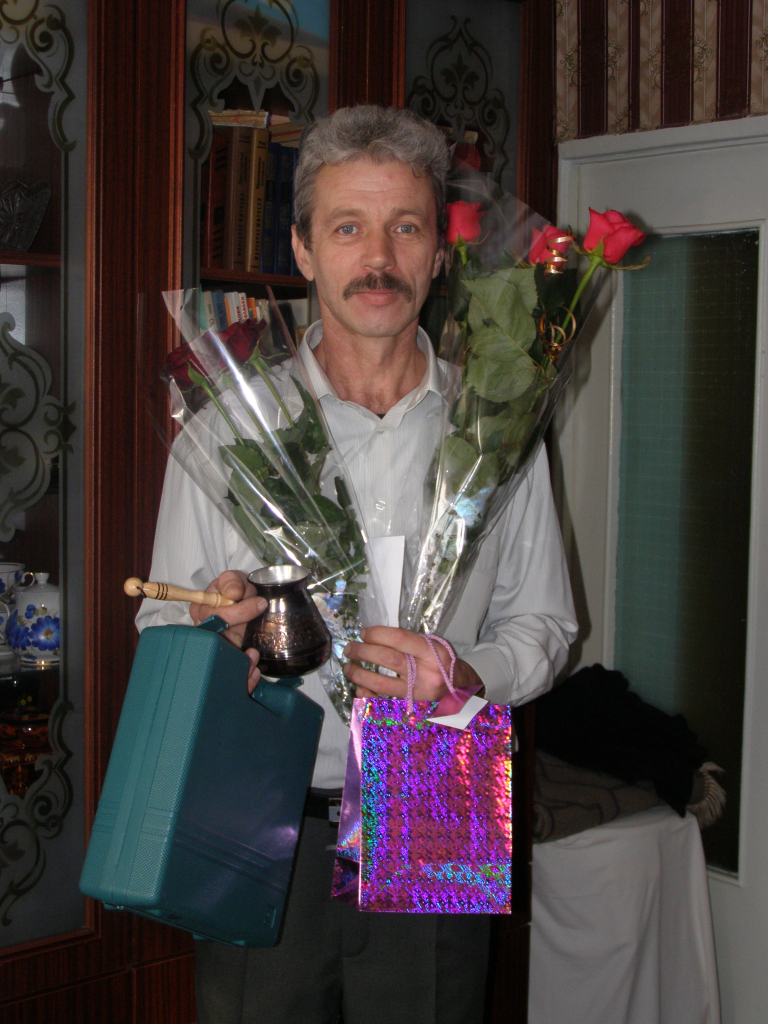
#> input picture Coursera/Создание Web-сервисов на Python/Week3/123123.jpg, 2304 x 3072 px (shown at 1/3 size)
$ python foto.py
#> lines starting #> are read from the running program, lines starting #| are printed output that depends on the picture
import numpy as np
import imageio
# import cv2
import scipy.ndimage
import numpy

img="123123.jpg"


def grayscale(rgb):
    return np.dot(rgb[...,:4], [0.299, 0.578, 0.114])


def dodge(front, back):
    result = front*255/(254-back)
    result[result>255]=255
    result[back==255]=255
    return result.astype('uint8')


s = imageio.imread(img)
#> s is the input picture: shape (3072, 2304, 3); mean R, G, B 69.7, 61.2, 60.7
g = grayscale(s)
#> in grayscale, `return np.dot(rgb[...,:4], [0.299, 0.578, 0.114])`:
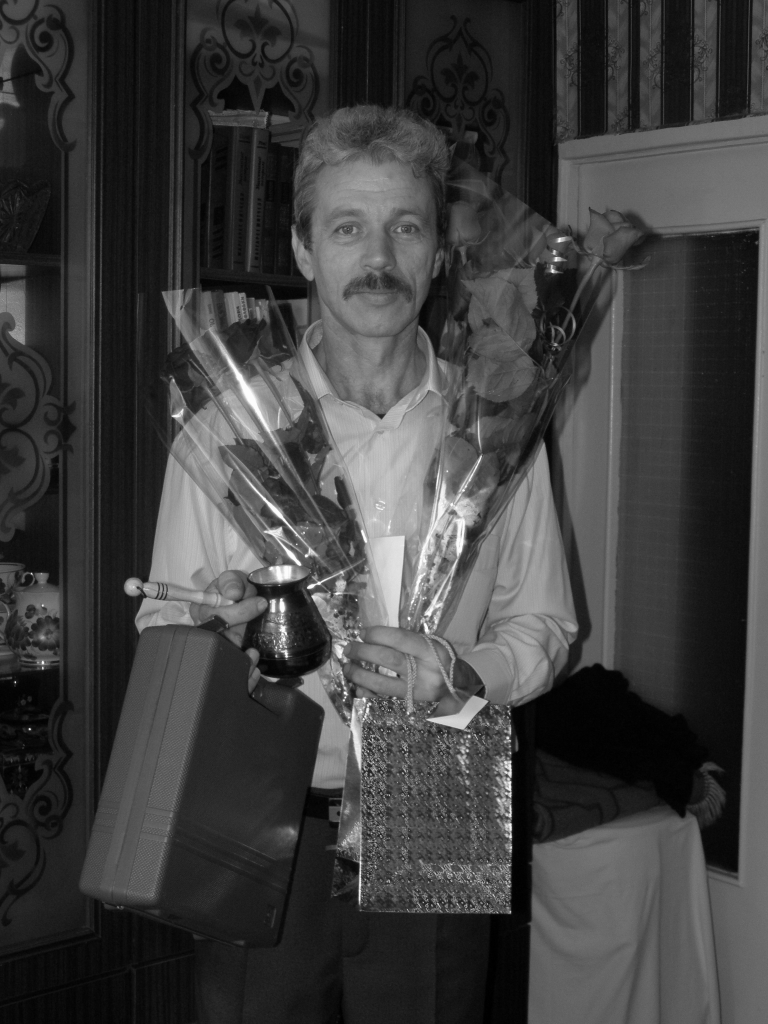
#> returned value: shape (3072, 2304) float64 (shown at 1/3 size); min 0, max 252.7, mean 63.1
i = 245-g
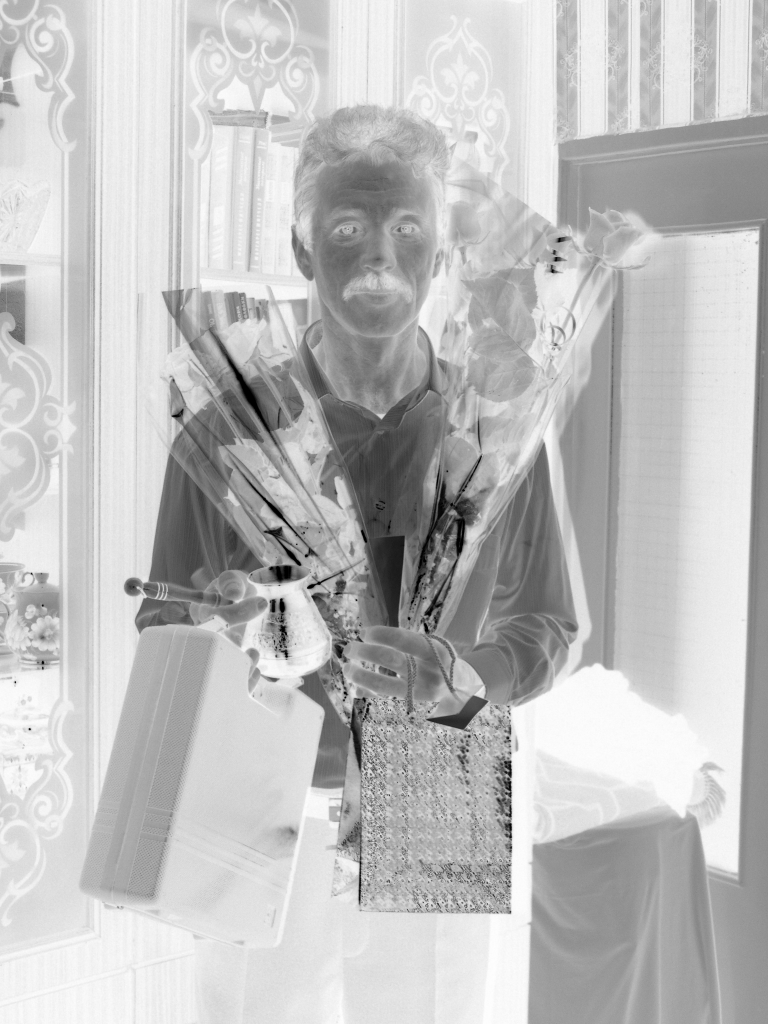
#> i: shape (3072, 2304) float64 (shown at 1/3 size); min -7.7, max 245, mean 181.9; drawn with min black and max white

b = scipy.ndimage.filters.gaussian_filter(i, sigma=10)
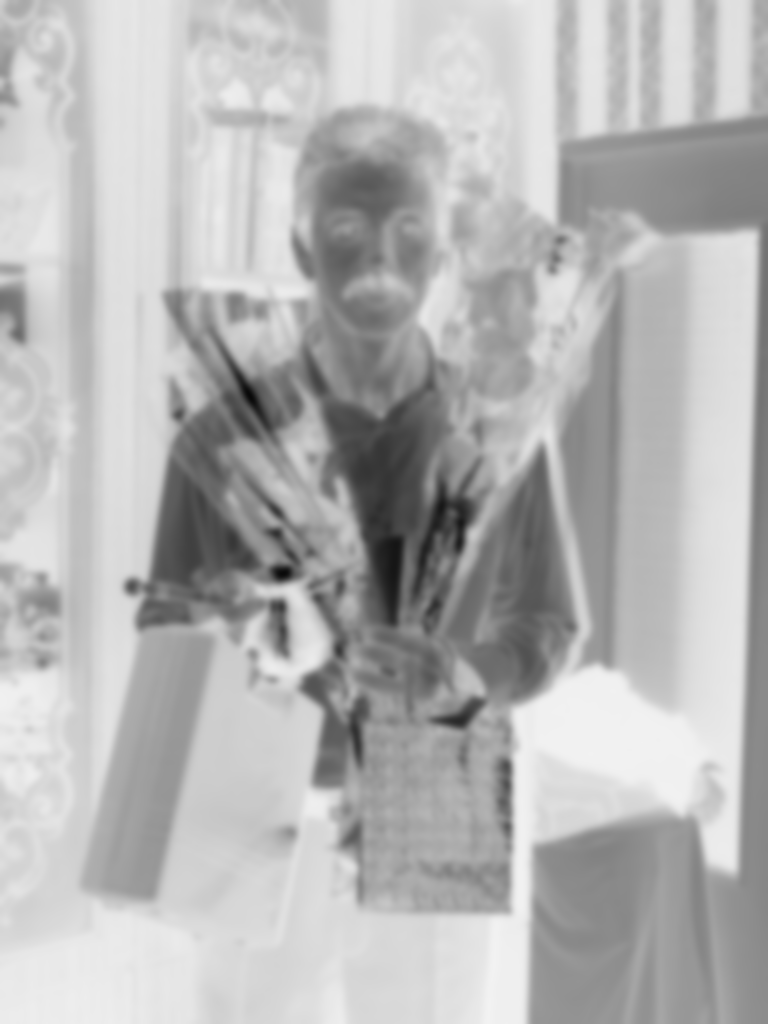
#> b: shape (3072, 2304) float64 (shown at 1/3 size); min 8.39, max 242.3, mean 181.9
r = dodge(b, g)
#> in dodge, `result[result>255]=255`:
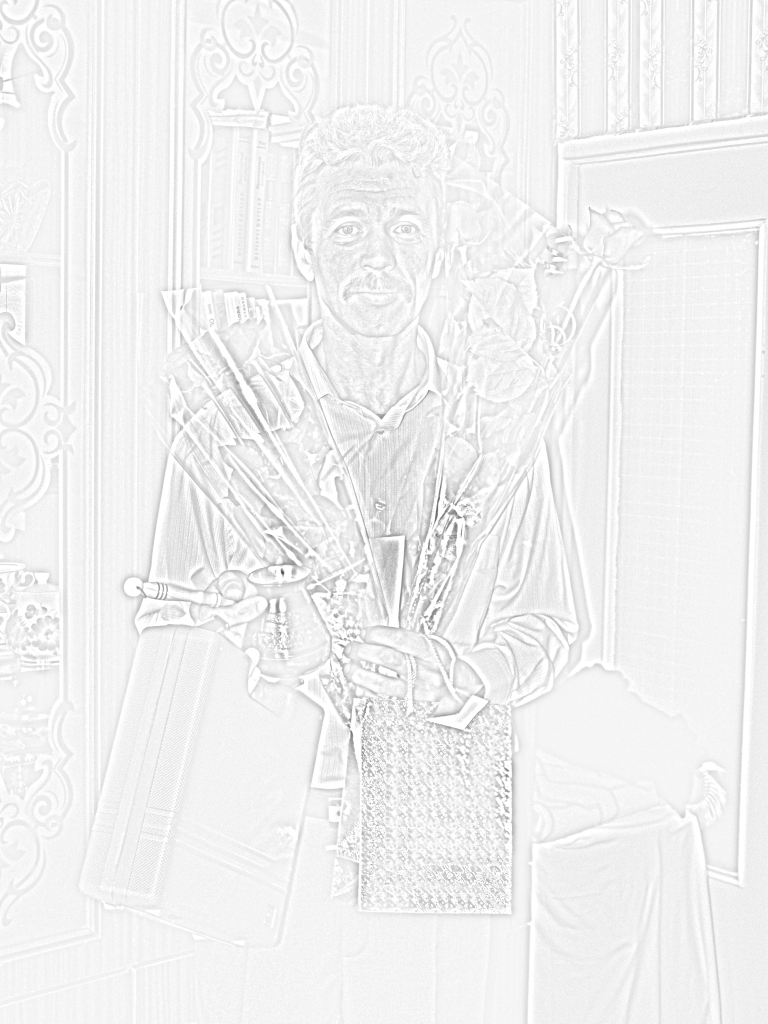
#> result: shape (3072, 2304) float64 (shown at 1/3 size); min 72.18, max 255, mean 241


np.save("JPEG", r)
import numpy as np
from PIL import Image

# im = np.array(Image.open('kolala.jpeg').convert('L')) #you can pass multiple arguments in single line
# print(type(im))

gr_im= Image.fromarray(r).save('gr_kolala.png')

$ run again, with Coursera/Создание Web-сервисов на Python/Week3/1231.jpg copied over Coursera/Создание Web-сервисов на Python/Week3/123123.jpg
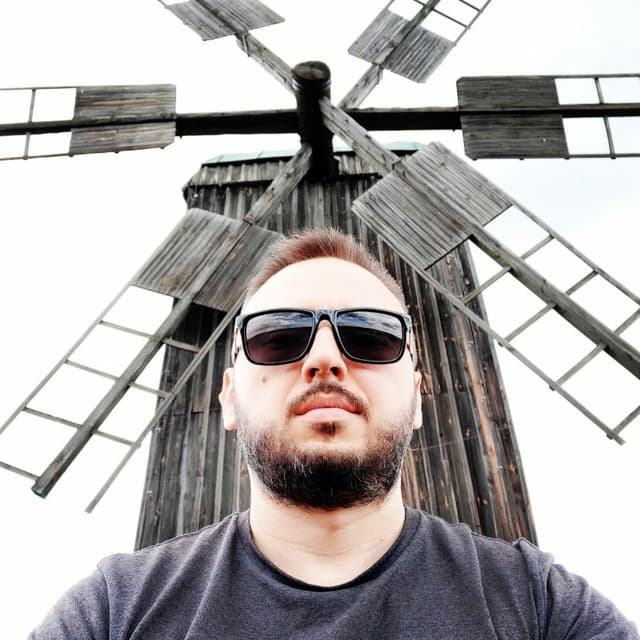
#> input picture Coursera/Создание Web-сервисов на Python/Week3/1231.jpg, 640 x 640 px
#> s is the input picture: shape (640, 640, 3); mean R, G, B 175.5, 171.6, 170.5
#> `b = scipy.ndimage.filters.gaussian_filter(i, sigma=10)`:
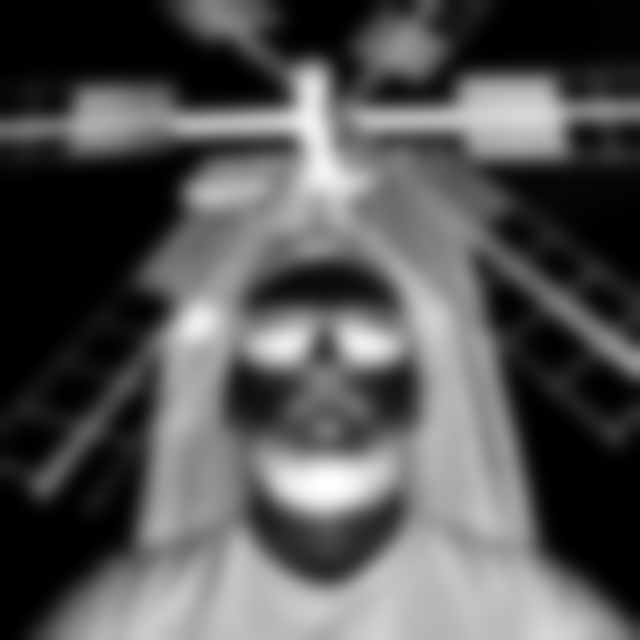
#> b: shape (640, 640) float64; min -6.49, max 237.2, mean 73.9; drawn with min black and max white
#> in dodge, `return result.astype('uint8')`:
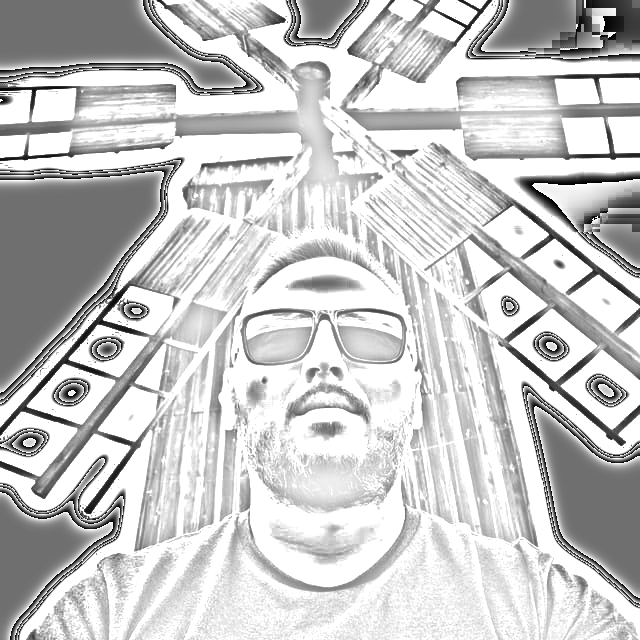
#> returned value: shape (640, 640); min 0, max 255, mean 199.5

$ run again, with Coursera/Создание Web-сервисов на Python/Week3/qwe.jpg copied over Coursera/Создание Web-сервисов на Python/Week3/123123.jpg
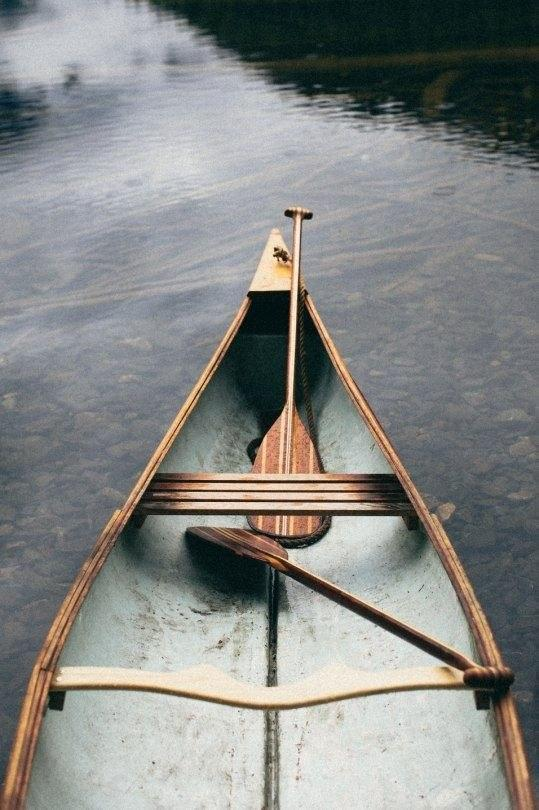
#> input picture Coursera/Создание Web-сервисов на Python/Week3/qwe.jpg, 539 x 810 px
#> s is the input picture: shape (810, 539, 3); mean R, G, B 134.5, 135.9, 133.8
#> `b = scipy.ndimage.filters.gaussian_filter(i, sigma=10)`:
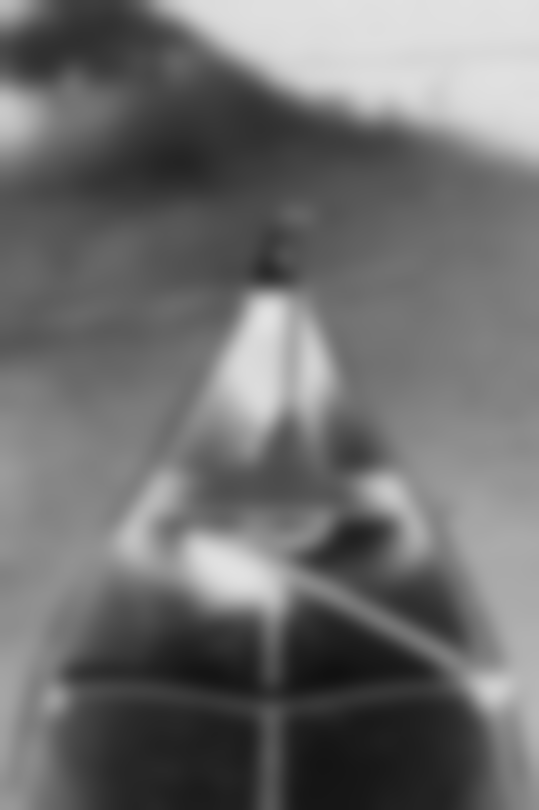
#> b: shape (810, 539) float64; min 17.08, max 226.1, mean 111
#> in dodge, `result[result>255]=255`:
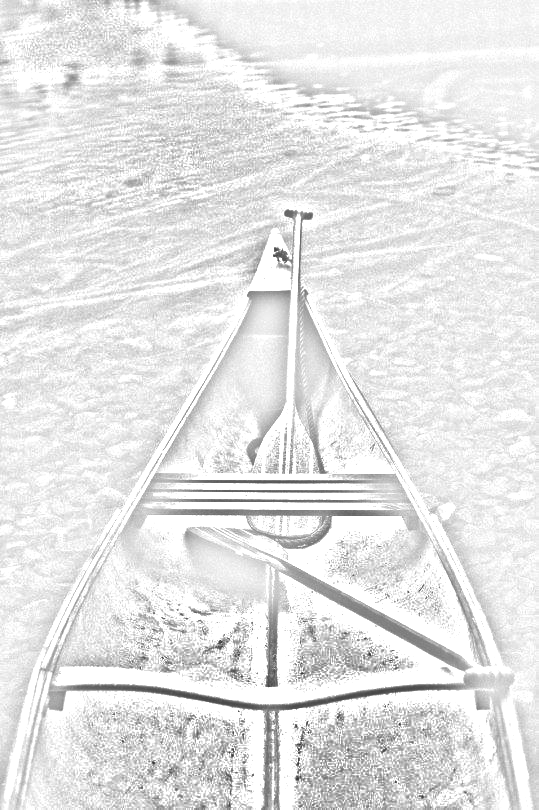
#> result: shape (810, 539) float64; min 53.05, max 255, mean 229.7
